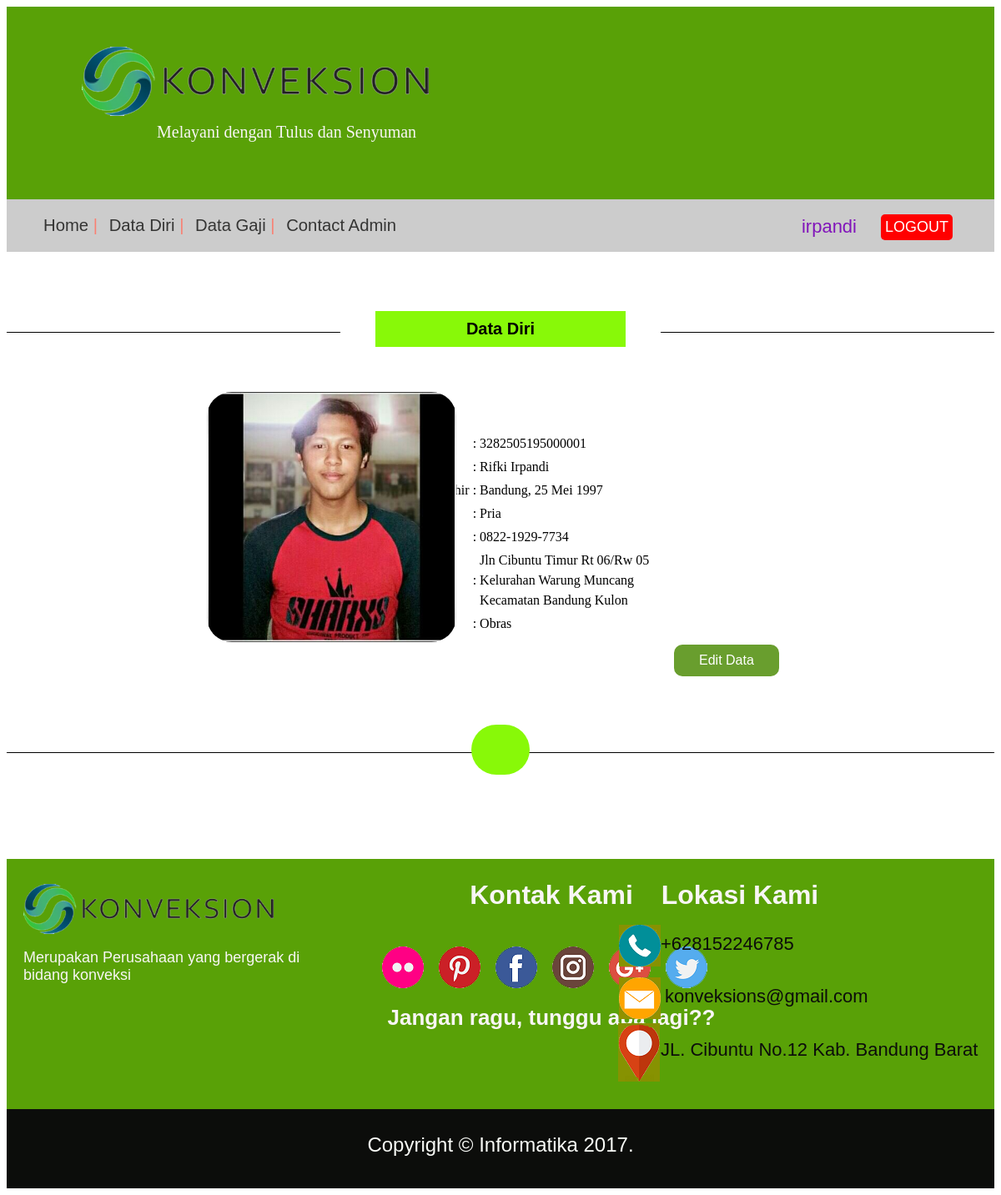
Page /data-diri.php (signed in) on the committed database.
### tables this page shows
CREATE TABLE `tbl_data` (
  `id_karyawan` int(12) NOT NULL,
  `username` varchar(40) NOT NULL,
  `password` varchar(50) NOT NULL,
  `nik` bigint(200) NOT NULL,
  `nama` varchar(100) NOT NULL,
  `foto` varchar(55) NOT NULL,
  `ttl` text NOT NULL,
  `jenis_kelamin` varchar(100) NOT NULL,
  `nomor_telepon` text NOT NULL,
  `alamat` text NOT NULL,
  `bagian` varchar(50) NOT NULL,
  `uang_makan` int(50) NOT NULL,
  `bonus` int(50) NOT NULL,
  `kasbon` int(50) NOT NULL,
  `gaji` int(50) NOT NULL,
  `gaji_total` int(50) NOT NULL,
  `banyak_1` int(40) NOT NULL,
  `banyak_2` int(50) NOT NULL,
  `banyak_3` int(50) NOT NULL,
  `nama_barang_1` varchar(100) NOT NULL,
  `nama_barang_2` varchar(100) NOT NULL,
  `nama_barang_3` varchar(100) NOT NULL,
  `harga_1` int(50) NOT NULL,
  `harga_2` int(50) NOT NULL,
  `harga_3` int(50) NOT NULL,
  `jumlah_1` int(50) NOT NULL,
  `jumlah_2` int(50) NOT NULL,
  `jumlah_3` int(50) NOT NULL,
  `jumlah_total` int(50) NOT NULL
);

### data-diri.php (the view, shortened to what this page needs)
<!DOCTYPE HTML>
<html>
	<head>
		<link rel="stylesheet" type="text/css" href="assets/css/style2.css">
	</head>
	<body>
		<div class="wrapper">
			<header>
				<div id="logo">
					<img src="assets/img/LOGO1.png">
					<p>Melayani dengan Tulus dan Senyuman</p>
				</div>
			</header>
			<nav>
				<ul>
					<li><a href="home-karyawan.php">Home<span> | </span></a></li>
					<li><a href="data-diri.php">Data Diri<span> | </span></a></li>
					<li><a href="data-gaji-karyawan.php">Data Gaji<span> | </span></a></li>
					<li><a href="contact-admin.php">Contact Admin</a></li>
				<ul>
				<div class="logout-btn">
					<a href="logout.php" class="btn">LOGOUT</a>
				</div>
				<p><?php
					echo $_SESSION['username'];
					?></p>
			</nav>
			<div class="konten">
				<h2>Data Diri</h2>
				<div class="data">
					<?php
						include ("koneksi/connection.php");
						$id = $_SESSION['id'];
						$sql = mysqli_query($connect, "SELECT id_karyawan,nik,nama,foto,ttl,jenis_kelamin,nomor_telepon,alamat,bagian FROM tbl_data WHERE id_karyawan = '$id'");
						$var = mysqli_fetch_array($sql);
					?>
					<table>
						<tr>
							<td>NIK</td><td> : <td>
							<?php echo $var['nik']; ?></td>
						</tr>
						<tr>
							<td>Nama</td><td> : <td>
							<?php echo $var['nama']; ?></td>
						</tr>
						<tr>
							<td>Tempat Tanggal Lahir</td><td> : <td>
							<?php echo $var['ttl']; ?></td>
						</tr>
						<tr>
							<td>Jenis Kelamin</td><td> : <td>
							<?php echo $var['jenis_kelamin']; ?></td>
						</tr>
						<tr>
							<td>Nomor Telepon</td><td> : <td>
							<?php echo $var['nomor_telepon']; ?></td>
						</tr>
						<tr>
							<td>Alamat</td><td> : <td>
							<div style="width:40%;">
								<?php echo $var['alamat']; ?></td>
							</div>
						<tr>
							<td>Bagian</td><td> : <td>
							<?php echo $var['bagian']; ?></td>
						</tr>
				</div>
				<div id="foto-profile">
					<tr>
						<img src="images/<?php echo $var['foto']; ?>">
					</tr>
				</div>
				<div class="tom">
					<a href="edit-data-diri.php?id=<?php echo $var['id_karyawan']; ?>">Edit Data</a>
				</div>
				<h4></h4>
			</div>
			<div class="drop-us">
				<div class="drop-us-about">
					<img src="assets/img/LOGO1.png">
					<p>Merupakan Perusahaan yang bergerak di bidang konveksi</p>
				</div>
				<div class="drop-us-contact">
					<h2>Kontak Kami</h2>
					<ul>
						<li><a href="#"><img src="assets/img/flickr.png"width="50" height="50"></a></li>
						<li><a href="#"><img src="assets/img/pinterest.png"width="50" height="50"></a></li>
						<li><a href="#"><img src="assets/img/facebook.png"width="50" height="50"></a></li>
						<li><a href="#"><img src="assets/img/instagram.png"width="50" height="50"></a></li>
						<li><a href="#"><img src="assets/img/google-plus.png"width="50" height="50"></a></li>
						<li><a href="#"><img src="assets/img/twitter.png"width="50" height="50"></a></li>
					</ul>
					<br></br>
					<h3>Jangan ragu, tunggu apa lagi??</h3>
				</div>
				<div class="drop-us-location">
					<h2>Lokasi Kami</h2>
					<div class="drop-phone">
						<img src="assets/img/phone.png" width="50" height="50">
						<p>+628152246785</p>
					</div>
					<div class="drop-mail">
						<img src="assets/img/mails.png" width="50" height="50">
						<p>konveksions@gmail.com</p>
					</div>
					<div class="drop-locate">
						<img src="assets/img/locations.png" width="50" height="70">
						<p>JL. Cibuntu No.12 Kab. Bandung Barat</p>
					</div>
				</div>
			</div>
			<footer>
				<p>Copyright &copy Informatika 2017.</p>
			</footer>
	</body>
</html>

### assets/css/style2.css (style rules this page uses)
.wrapper { max-width: 1500px; width: 100%; margin: 0px auto; }
header { background-color: #59a107; width: 100%; height: 235px; }
header #logo { float: left; margin-top: 48px; margin-bottom: 43px; margin-left: 90px; }
header #logo p { margin-left: 90px; margin-top: 4px; font-family: Monotype Corsiva; font-size: 20px; color: #f8f6f5; }
nav { background-color: #cccccc; width: 100%; margin-top: -20px; }
nav ul { padding-top: 20px; }
nav li { display: inline; }
nav li a { text-decoration: none; color: #353534; font-family: Arial; font-size: 20.3px; margin: 0px 4px; }
nav li a span { color: salmon; }
nav p { float: right; font-family: Arial; font-size: 22px; color: #8114ba; margin-top: -43px; margin-right: 165px; }
.logout-btn .btn { float: right; margin-top: -45px; margin-right: 50px; padding: 5px 5px; font-family: Arial; font-size: 18px; background-color: #ff0000; border-radius: 5px; }
.logout-btn a { text-decoration: none; font-family: Arial; font-size: 18px; color: #ffffff; }
.konten { margin-top: 80px; border-top: 1px solid black; border-bottom: 1px solid black; }
.konten h2 { font-family: Arial; font-size: 20px; background-color: #88f908; border-radius: 10px; padding: 10px 50px; text-align: center; width: 200px; margin: 0px auto; position: relative; top: -26px; border-left: 42px solid #fff; border-right: 42px solid #fff; }
.konten .data { float: right; line-height: 1.5; margin-right:40px; margin-top: 75px; }
#foto-profile img { height:300px; border-radius: 30px; position: absolute; top:470px; margin-left:240px; }
.konten a { float: left; font-family: Arial; font-size: 16px; padding: 10px 30px; background-color: #197b30; color: #ffffff; text-decoration: none; border-radius: 10px; margin-top: 30px; margin-left: 388px; }
.konten .tom a { float: left; font-family: Arial; font-size: 16px; padding: 10px 30px; background-color: #699e2e; color: #ffffff; text-decoration: none; border-radius: 10px; margin-left: 800px; margin-top: 10px; }
.konten h4 { font-family: Arial; font-size: 22px; background-color: #88f908; border-radius: 400px; padding: 30px 20px; text-align: center; width: 30px; margin: 0px auto; position: relative; bottom: -27px; margin-top: 400px; }
.drop-us { clear: both; background-color: #59a107; margin-top: 127px; height: 300px; padding-right: 10px; }
.drop-us-about { width: 400px; height: 300px; }
.drop-us-about img { width: 300px; float: left; margin-left: 20px; margin-top: 30px; }
.drop-us-about p { float: left; font-family: Arial; font-size: 18px; font-style: bold; color: #f8f6f5; margin-left: 20px; }
.drop-us-contact { float: left; width: 500px; height: 300px; margin-left: 403px; margin-top: -305px; }
.drop-us-contact h2 { font-family: Arial; font-size: 32px; font-style: bold; color: #f8f6f5; margin-top: 30px; text-align: center; }
.drop-us-contact ul { text-align: center; float: left; }
.drop-us-contact li { display: inline; text-align: center; }
.drop-us-contact a { margin: 0px 7px; }
.drop-us-contact h3 { font-family: Arial; font-size: 26px; font-style: bold; color: #f8f6f5; text-align: center; }
.drop-us-location { float: right; width: 590px; height: 300px; margin-top: -305px; }
.drop-us-location h2 { font-family: Arial; font-size: 32px; font-style: bold; color: #f8f6f5; margin-top: 30px; text-align: center; }
.drop-phone img { background-color: transparent; float: left; margin-left: 150px; margin-top: -10px; }
.drop-phone p { font-family: Arial; font-size: 22px; color: #0c0d0b; }
.drop-mail img { background-color: transparent; float: left; margin-left: 150px; margin-top: 5px; }
.drop-mail p { font-family: Arial; font-size: 22px; margin-left: 5px; margin-top: 15px; float: left; color: #0c0d0b; }
.drop-locate img { background-color: transparent; margin-top: 60px; margin-left: -300px; }
.drop-locate p { font-family: Arial; font-size: 22px; color: #0c0d0b; margin-top: -55px; margin-left: 200px; }
footer { clear: both; height: 85px; background-color: #0c0d0b; padding: 5px; }
footer p { color: #f8faf6; text-align: center; font-family: Arial; font-size: 24px; font-style: bold; }

### rows in the picture
tbl_data: nik "3282505195000001", nama "Rifki Irpandi", ttl "Bandung, 25 Mei 1997", jenis_kelamin "Pria", nomor_telepon "0822-1929-7734", alamat "Jln Cibuntu Timur Rt 06/Rw 05 Kelurahan Warung Muncang Kecamatan Bandung Kulon", bagian "Obras", foto (picture)

### other values in the picture
$_SESSION['username'] "irpandi"
